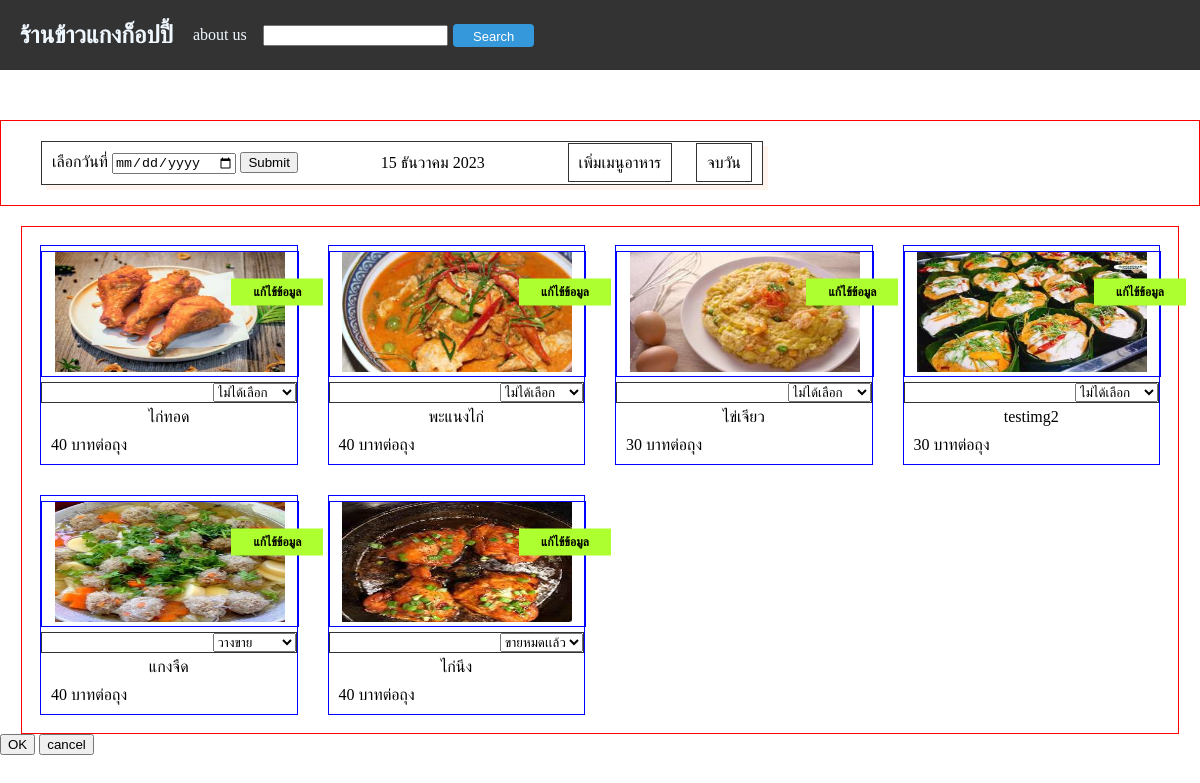
The page /managefood/ on the database its author committed.
### app/models.py (models this page shows, shortened)
class Food(models.Model):
    name = models.CharField(max_length=100)
    price = models.IntegerField(default=0)
    unit = models.CharField(max_length=100,default='บาทต่อถุง')
    score = models.FloatField(default=0,blank=True,null=True)
    quantity_review = models.IntegerField(default=0,blank=True,null=True)
    image = models.ImageField(upload_to='media/image/',blank=True,null=True)
    options = models.CharField(max_length=20, choices=(
        ('notchoose', 'ไม่ได้เลือก'),
        ('onsale', 'วางขาย'),
        ('soldout', 'ขายหมดแล้ว'),
    ), default='notchoose')

### app/views.py (the view)
# urls.py: path('managefood/',managefood,name='managefood'),
def managefood(req,date=None):
    if req.method =='POST':
        food_ids = req.POST.getlist('food_id')
        print(food_ids)
        options = req.POST.getlist('options')
        print(options)
        if len(food_ids) == len(options):
            for id, option in zip(food_ids, options):
                food_item = Food.objects.get(pk=id)
                print(food_item,f'pass {option}')
                if option == 'notchoose':
                    found = Historysale.objects.filter(food_id=food_item.id , date_field = date )
                    print(found)
                    if found.exists():
                        food_item.options = option
                        food_item.save()
                        found.delete()
                        print('ลบสำเร็จ')
                    else:
                        print('111111111')
                if option == 'onsale':
                    if Historysale.objects.filter(id=food_item.id , date_field = date ).exists():
                        if food_item.options != option:
                            food_item.options = option
                            food_item.save()
                            print('เปลี่ยนแปลงข้อมูลสำเร็จ')
                        else:
                            pass
                    else:
                        food_item.options = option
                        food_item.save()
                        history_sale= Historysale.objects.create(
                        food=food_item,
                        date_field= date)
                        print('เซฟข้อมูลงฐานข้อมูลได้')
                elif option == 'soldout':
                    if Historysale.objects.filter(id=food_item.id , date_field = date ).exists():
                        if food_item.options != option:
                            food_item.options = option
                            food_item.save()
                            print('เปลี่ยนแปลงข้อมูลสำเร็จ')
                        else:
                            pass
                    else:
                        food_item.options = option
                        food_item.save()
                        history_sale= Historysale.objects.create(
                        food=food_item,
                        date_field= date)
                        print('เซฟข้อมูลงฐานข้อมูลได้')
        return redirect('managefood')
    else:
        food = Food.objects.all()
        form_date = DateForm()
        get_date = getdate()
        thai_date = getdate(None,get_date)
        context ={
            'date':get_date,
            'thai_date':thai_date,
            'food':food,
            'form':form_date,
        }
        return render(req,'app/managefood.html',context)

### app/forms.py
class DateForm(forms.ModelForm):
    class Meta:
        model = Historysale
        fields = ['date_field']
        widgets = {
            'date_field': forms.DateInput(attrs={'type': 'date'})
        }

### app/templates/app/managefood.html (shortened to what this page needs)
<!DOCTYPE html>
<html lang="th">
<head>
</head>
<body>
    {% include 'app/navbar.html' %}
    <div class="containerbody">
        <div class="container">
            <div class="managebar">
                <form action="/select_date/" method="post">
                    <label for="id_my_date_field">เลือกวันที่</label>
                    {{ form.date_field }}
                    <button type="submit">Submit</button>
                </form>
                <div class="showdate">{{thai_date}}</div>
                <div class="rightbar">
                    <a href="/create/" class="addfood">เพิ่มเมนูอาหาร</a>
                    <a href="#" class="clearfood" onclick="openPopup()">จบวัน</a>
                </div>
            </div>
        </div>
    </div>
    <form class="submit_sales" method="post" action="/managefood/{{date}}/">
        <div class="container-area">
            {%for f in food %}
                        <div class="boxlistfood">
                            {%if f.image %}
                            <div class="image-food">
                                <img src="{{f.image.url}}" alt="food-image">
                                <div class="overlay">
                                    <a href="/updatefood/{{f.id}}/" class="change-data">แก้ไข้ข้อมูล</a>
                                </div>
                            </div>
                            {%endif%}
                            <div class="options_sale">
                                {%if f.options == 'onsale'%}
                                    <select name="options" id="option_{{f.id}}">
                                        <option value="onsale">วางขาย</option>
                                    </select>
                                {%endif%}
                                {%if f.options == 'soldout'%}
                                <select name="options" id="option_{{f.id}}">
                                    <option value="soldout">ขายหมดเเล้ว</option>
                                </select>
                                {%endif%}
                                {%if f.options == 'notchoose'%}
                                <select name="options" id="option_{{f.id}}">
                                    <option value="notchoose">ไม่ได้เลือก</option>
                                </select>
                                {%endif%}
                            </div>
                            <div class="foodname">{{f.name}}</div>
                            <div class="detail_food">
                                <div>{{f.price}} {{f.unit}}</div>
                            </div>
                        </div>
            {%endfor%}
        </div>
        <button type="submit">OK</button>
        <button type="submit">cancel</button>
    </form>
</body>
</html>

### app/templates/app/navbar.html (shortened to what this page needs)
<header>
    <nav class="navbar">
        <div class="logoitem">
            <h1 class="res_name"><a href="#">ร้านข้าวแกงก็อปปี้</a></h1>
        </div>
        <div class="leftitem">
            <li class="about-us"><a href="#">about us</a></li>
            <form class="search" method="post" action="/search/">
                <div class="searchbar">
                    <input type="search" aria-label="Search" name="text-search">
                    <button type="submit">Search</button>
                </div>
            </form>
        </div>
        <div class="rightitem">
        </div>
    </nav>
</header>

### app/templates/app/managefood.html (style rules this page uses)
.containerbody { display: flex; justify-content: start; border: 1px solid red; padding: 20px; margin-top: 50px; }
.container { width: 700px; border: 1px solid #333; padding: 10px; margin-left: 20px; box-shadow: 5px 5px seashell; }
.managebar { display: flex; justify-content: space-between; align-items: center; }
a { list-style: none; text-decoration: none; color: black; }
.addfood { border: 1px solid #333; padding: 10px; margin-right: 20px; }
.clearfood { border: 1px solid #333; padding: 10px; }
.container-area { display: grid; padding: 0.5rem; margin: 0.5rem; grid-template-columns: repeat(4,1fr); grid-gap: 10px; width: 1140px; border: 1px solid red; margin: 0 auto; margin-top: 20px; }
.boxlistfood { border: 1px solid blue; height: auto; margin: 10px; }
.boxlistfood div { margin-top: 5px; text-align: center; }
.image-food { width: 100% ; border: 1px solid blue; height: auto; margin-top: 0; position: relative; display: inline-block; }
.image-food img { height: 120px; width: 90%; }
.overlay { position: absolute; top: 30%; left: 80%; transform: translate(-50%, -50%); padding: 10px; border-radius: 5px; width: 30px; }
.change-data { background-color: greenyellow; display: inline-block; padding: 6px; width: 80px; text-align: center; white-space: nowrap; overflow: hidden; text-overflow: ellipsis; color: black; text-decoration: none; font-weight: bold; font-size: 12px; }
.detail_food { display: flex; justify-content: space-between; align-items: center; margin: 10px; }
.foodname { text-align: center; }
.options_sale { display: flex; justify-content: flex-end; border: 1px solid #333; }

### app/templates/app/navbar.html (style rules this page uses)
body { margin: 0; padding: 0; }
.navbar { display: flex; height: 70px; background-color: #333; align-items: center; }
.logoitem { margin-left: 20px; display: flex; }
.leftitem { display: flex; margin-right: 44%; align-items: center; justify-content: space-between; }
.about-us { width: 90px; }
.about-us a { display: inline; margin: 0; padding: 0; text-align: center; margin-left: 20px; }
div li { list-style: none; }
div li a { color: aliceblue; text-decoration: none; margin-left:30px ; }
.rightitem { margin-right: 10px; }
div h1 a { color: aliceblue; text-decoration: none; list-style: none; }
.searchbar { display: flex; align-items: center; }
.search button { padding: 8px 20px; border-radius: 4px; border: none; cursor: pointer; background-color: #3498db; color: #fff; height: 23px; margin-left: 5px; font-size: small; line-height: 10px; }
.leftitem form { display: flex; align-items: center; }

### rows shown on the page
Food: image (picture), options "ไม่ได้เลือก", name "ไก่ทอด", price "40", unit "บาทต่อถุง"
Food: image (placeholder picture), options "ไม่ได้เลือก", name "พะแนงไก่", price "40", unit "บาทต่อถุง"
Food: image (picture), options "ไม่ได้เลือก", name "ไข่เจียว", price "30", unit "บาทต่อถุง"
Food: image (picture), options "ไม่ได้เลือก", name "testimg2", price "30", unit "บาทต่อถุง"
Food: image (picture), options "วางขาย", name "แกงจืด", price "40", unit "บาทต่อถุง"
Food: image (picture), options "ขายหมดเเล้ว", name "ไก่นึง", price "40", unit "บาทต่อถุง"

### other values the page prints
{{ thai_date }} "15 ธันวาคม 2023"
